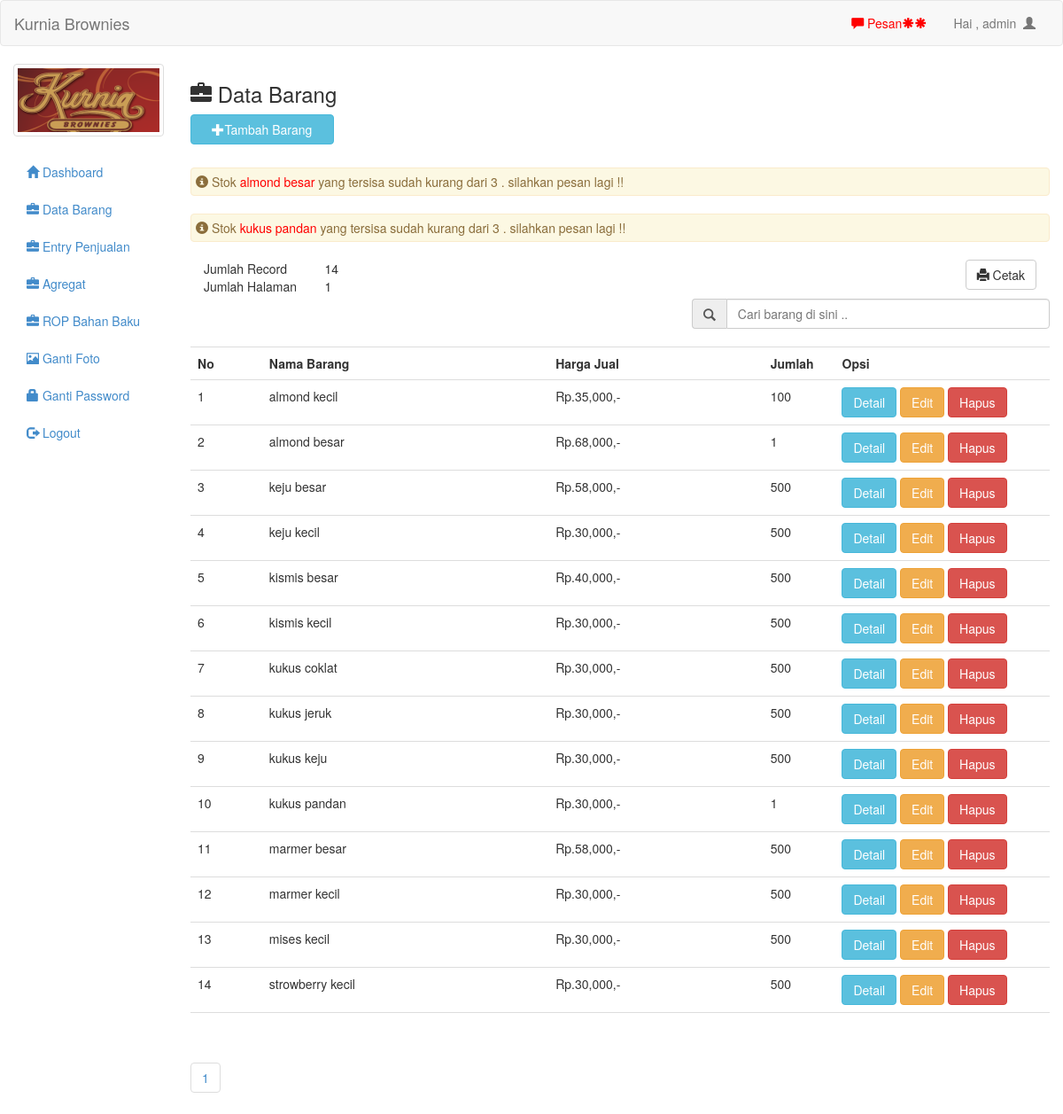
Before: /admin/barang.php (signed in) with the older database file.
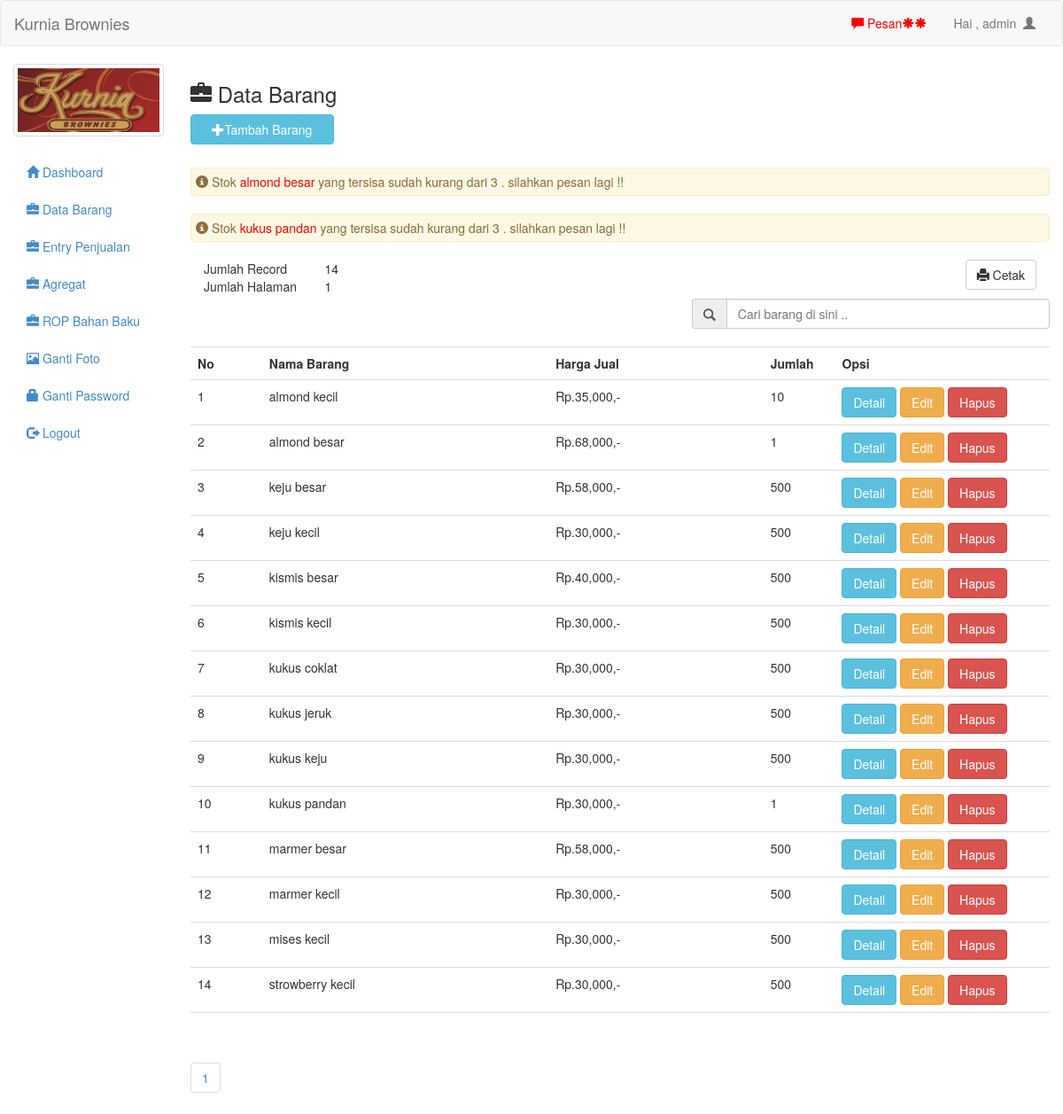
After: the same page with the newer database file.
### tables this page shows
CREATE TABLE `barang` (
  `id` int(11) NOT NULL,
  `nama` text NOT NULL,
  `jenis` text NOT NULL,
  `suplier` text NOT NULL,
  `modal` int(11) NOT NULL,
  `harga` int(11) NOT NULL,
  `jumlah` int(11) NOT NULL,
  `sisa` int(11) NOT NULL,
  `rop` int(11) NOT NULL
);

### admin/barang.php (the view, shortened to what this page needs)
<?php include 'header.php'; ?>
<h3><span class="glyphicon glyphicon-briefcase"></span> Data Barang</h3>
<button style="margin-bottom:20px" data-toggle="modal" data-target="#myModal" class="btn btn-info col-md-2"><span class="glyphicon glyphicon-plus"></span>Tambah Barang</button>
<br/>
<br/>
<br/>
<?php
$periksa=mysql_query("select * from barang where jumlah <=3");
while($q=mysql_fetch_array($periksa)){
	if($q['jumlah']<=3){
		?>
		<?php
		echo "<div style='padding:5px' class='alert alert-warning'><span class='glyphicon glyphicon-info-sign'></span> Stok  <a style='color:red'>". $q['nama']."</a> yang tersisa sudah kurang dari 3 . silahkan pesan lagi !!</div>";
	}
}
?>
<?php
$per_hal=20;
$jumlah_record=mysql_query("SELECT COUNT(*) from barang");
$jum=mysql_result($jumlah_record, 0);
$halaman=ceil($jum / $per_hal);
$page = (isset($_GET['page'])) ? (int)$_GET['page'] : 1;
$start = ($page - 1) * $per_hal;
?>
<div class="col-md-12">
	<table class="col-md-2">
		<tr>
			<td>Jumlah Record</td>
			<td><?php echo $jum; ?></td>
		</tr>
		<tr>
			<td>Jumlah Halaman</td>
			<td><?php echo $halaman; ?></td>
		</tr>
	</table>
	<a style="margin-bottom:10px" href="lap_barang.php" target="_blank" class="btn btn-default pull-right"><span class='glyphicon glyphicon-print'></span>  Cetak</a>
</div>
<form action="cari_act.php" method="get">
	<div class="input-group col-md-5 col-md-offset-7">
		<span class="input-group-addon" id="basic-addon1"><span class="glyphicon glyphicon-search"></span></span>
		<input type="text" class="form-control" placeholder="Cari barang di sini .." aria-describedby="basic-addon1" name="cari">
	</div>
</form>
<br/>
<table class="table table-hover">
	<tr>
		<th class="col-md-1">No</th>
		<th class="col-md-4">Nama Barang</th>
		<th class="col-md-3">Harga Jual</th>
		<th class="col-md-1">Jumlah</th>
		<th class="col-md-3">Opsi</th>
	</tr>
	<?php
	if(isset($_GET['cari'])){
		$cari=mysql_real_escape_string($_GET['cari']);
		$brg=mysql_query("select * from barang where nama like '$cari' or jenis like '$cari'");
	}else{
		$brg=mysql_query("select * from barang limit $start, $per_hal");
	}
	$no=1;
	while($b=mysql_fetch_array($brg)){
		?>
		<tr>
			<td><?php echo $no++ ?></td>
			<td><?php echo $b['nama'] ?></td>
			<td>Rp.<?php echo number_format($b['harga']) ?>,-</td>
			<td><?php echo $b['jumlah'] ?></td>
			<td>
				<a href="det_barang.php?id=<?php echo $b['id']; ?>" class="btn btn-info">Detail</a>
				<a href="edit.php?id=<?php echo $b['id']; ?>" class="btn btn-warning">Edit</a>
				<a onclick="if(confirm('Apakah anda yakin ingin menghapus data ini ??')){ location.href='hapus.php?id=<?php echo $b['id']; ?>' }" class="btn btn-danger">Hapus</a>
			</td>
		</tr>
		<?php
	}
	?>
	<tr>
		<td colspan="4"></td>
		<td>
		</td>
	</tr>
</table>
<ul class="pagination">
			<?php
			for($x=1;$x<=$halaman;$x++){
				?>
				<li><a href="?page=<?php echo $x ?>"><?php echo $x ?></a></li>
				<?php
			}
			?>
		</ul>
<?php
include 'footer.php';
?>

Changed rows visible on the page:
changed barang "almond kecil": jumlah "100" → "10"
